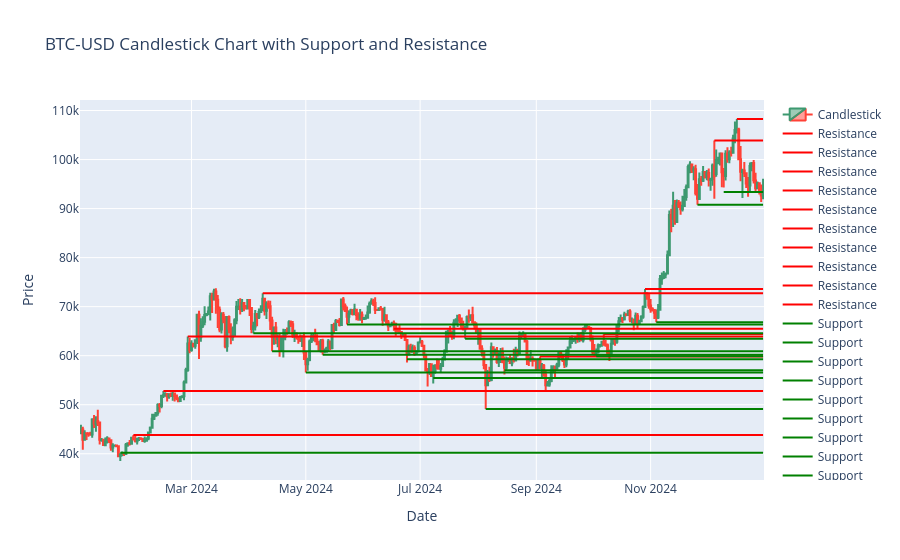

Notebook source saved alongside this figure:
### Code cell
import plotly.graph_objects as go
from plotly.subplots import make_subplots

# Convert 'Price', 'Close', 'High', 'Low', 'Open' to numeric, coercing errors to NaN
for col in ['Close', 'High', 'Low', 'Open']:
    df[col] = pd.to_numeric(df[col], errors='coerce')

# Drop rows with NaN values introduced by the conversion
df = df.dropna()

# Convert 'Price' column to datetime objects
df['Date'] = pd.to_datetime(df['Date'])

# Create subplots
fig = make_subplots(rows=1, cols=1, shared_xaxes=True, vertical_spacing=0.03,
                    row_width=[1], column_width=[1])

# Add candlestick trace
fig.add_trace(go.Candlestick(x=df['Date'], open=df['Open'], high=df['High'], low=df['Low'], close=df['Close'], name='Candlestick'), row=1, col=1)

# Add support and resistance lines
for res in bundled_resistance:
    fig.add_trace(go.Scatter(x=[df['Date'].iloc[res[0]], df['Date'].iloc[-1]], y=[res[1], res[1]], mode='lines', line=dict(color='red'), name='Resistance'))

for sup in bundled_support:
    fig.add_trace(go.Scatter(x=[df['Date'].iloc[sup[0]], df['Date'].iloc[-1]], y=[sup[1], sup[1]], mode='lines', line=dict(color='green'), name='Support'))

fig.update_layout(
    title='BTC-USD Candlestick Chart with Support and Resistance',
    xaxis_title='Date',
    yaxis_title='Price',
    xaxis_rangeslider_visible=False
)

fig.show()

### Figure 1 — Plotly figure (JSON) as saved in the notebook; plotly's stock layout.template omitted (floating-point values rounded to 4 significant figures; data arrays with more than 128 entries replaced by an {"elided": "..."} marker saying what was removed)
{"data": [{"close": {"elided": "365 float values"}, "high": {"elided": "365 float values"}, "low": {"elided": "365 float values"}, "name": "Candlestick", "open": {"elided": "365 float values"}, "type": "candlestick", "x": {"elided": "365 str values"}, "xaxis": "x", "yaxis": "y"}, {"line": {"color": "red"}, "mode": "lines", "name": "Resistance", "type": "scatter", "x": ["2024-01-30T00:00:00", "2024-12-31T00:00:00"], "y": [43840.0, 43840.0]}, {"line": {"color": "red"}, "mode": "lines", "name": "Resistance", "type": "scatter", "x": ["2024-02-15T00:00:00", "2024-12-31T00:00:00"], "y": [52820.0, 52820.0]}, {"line": {"color": "red"}, "mode": "lines", "name": "Resistance", "type": "scatter", "x": ["2024-02-28T00:00:00", "2024-12-31T00:00:00"], "y": [63910.0, 63910.0]}, {"line": {"color": "red"}, "mode": "lines", "name": "Resistance", "type": "scatter", "x": ["2024-04-08T00:00:00", "2024-12-31T00:00:00"], "y": [72720.0, 72720.0]}, {"line": {"color": "red"}, "mode": "lines", "name": "Resistance", "type": "scatter", "x": ["2024-06-17T00:00:00", "2024-12-31T00:00:00"], "y": [65480.0, 65480.0]}, {"line": {"color": "red"}, "mode": "lines", "name": "Resistance", "type": "scatter", "x": ["2024-09-03T00:00:00", "2024-12-31T00:00:00"], "y": [59820.0, 59820.0]}, {"line": {"color": "red"}, "mode": "lines", "name": "Resistance", "type": "scatter", "x": ["2024-10-07T00:00:00", "2024-12-31T00:00:00"], "y": [64440.0, 64440.0]}, {"line": {"color": "red"}, "mode": "lines", "name": "Resistance", "type": "scatter", "x": ["2024-10-29T00:00:00", "2024-12-31T00:00:00"], "y": [73580.0, 73580.0]}, {"line": {"color": "red"}, "mode": "lines", "name": "Resistance", "type": "scatter", "x": ["2024-12-05T00:00:00", "2024-12-31T00:00:00"], "y": [103900.0, 103900.0]}, {"line": {"color": "red"}, "mode": "lines", "name": "Resistance", "type": "scatter", "x": ["2024-12-17T00:00:00", "2024-12-31T00:00:00"], "y": [108300.0, 108300.0]}, {"line": {"color": "green"}, "mode": "lines", "name": "Support", "type": "scatter", "x": ["2024-01-23T00:00:00", "2024-12-31T00:00:00"], "y": [40200.0, 40200.0]}, {"line": {"color": "green"}, "mode": "lines", "name": "Support", "type": "scatter", "x": ["2024-04-03T00:00:00", "2024-12-31T00:00:00"], "y": [64560.0, 64560.0]}, {"line": {"color": "green"}, "mode": "lines", "name": "Support", "type": "scatter", "x": ["2024-04-13T00:00:00", "2024-12-31T00:00:00"], "y": [60920.0, 60920.0]}, {"line": {"color": "green"}, "mode": "lines", "name": "Support", "type": "scatter", "x": ["2024-05-01T00:00:00", "2024-12-31T00:00:00"], "y": [56560.0, 56560.0]}, {"line": {"color": "green"}, "mode": "lines", "name": "Support", "type": "scatter", "x": ["2024-05-10T00:00:00", "2024-12-31T00:00:00"], "y": [60210.0, 60210.0]}, {"line": {"color": "green"}, "mode": "lines", "name": "Support", "type": "scatter", "x": ["2024-05-23T00:00:00", "2024-12-31T00:00:00"], "y": [66360.0, 66360.0]}, {"line": {"color": "green"}, "mode": "lines", "name": "Support", "type": "scatter", "x": ["2024-06-24T00:00:00", "2024-12-31T00:00:00"], "y": [59290.0, 59290.0]}, {"line": {"color": "green"}, "mode": "lines", "name": "Support", "type": "scatter", "x": ["2024-07-08T00:00:00", "2024-12-31T00:00:00"], "y": [55460.0, 55460.0]}, {"line": {"color": "green"}, "mode": "lines", "name": "Support", "type": "scatter", "x": ["2024-07-25T00:00:00", "2024-12-31T00:00:00"], "y": [63470.0, 63470.0]}, {"line": {"color": "green"}, "mode": "lines", "name": "Support", "type": "scatter", "x": ["2024-08-05T00:00:00", "2024-12-31T00:00:00"], "y": [49120.0, 49120.0]}, {"line": {"color": "green"}, "mode": "lines", "name": "Support", "type": "scatter", "x": ["2024-08-15T00:00:00", "2024-12-31T00:00:00"], "y": [57010.0, 57010.0]}, {"line": {"color": "green"}, "mode": "lines", "name": "Support", "type": "scatter", "x": ["2024-10-03T00:00:00", "2024-12-31T00:00:00"], "y": [59880.0, 59880.0]}, {"line": {"color": "green"}, "mode": "lines", "name": "Support", "type": "scatter", "x": ["2024-11-04T00:00:00", "2024-12-31T00:00:00"], "y": [66800.0, 66800.0]}, {"line": {"color": "green"}, "mode": "lines", "name": "Support", "type": "scatter", "x": ["2024-11-26T00:00:00", "2024-12-31T00:00:00"], "y": [90770.0, 90770.0]}, {"line": {"color": "green"}, "mode": "lines", "name": "Support", "type": "scatter", "x": ["2024-12-10T00:00:00", "2024-12-31T00:00:00"], "y": [93360.0, 93360.0]}], "layout": {"title": {"text": "BTC-USD Candlestick Chart with Support and Resistance"}, "xaxis": {"anchor": "y", "domain": [0, 1], "rangeslider": {"visible": false}, "title": {"text": "Date"}}, "yaxis": {"anchor": "x", "domain": [0, 1], "title": {"text": "Price"}}}}
